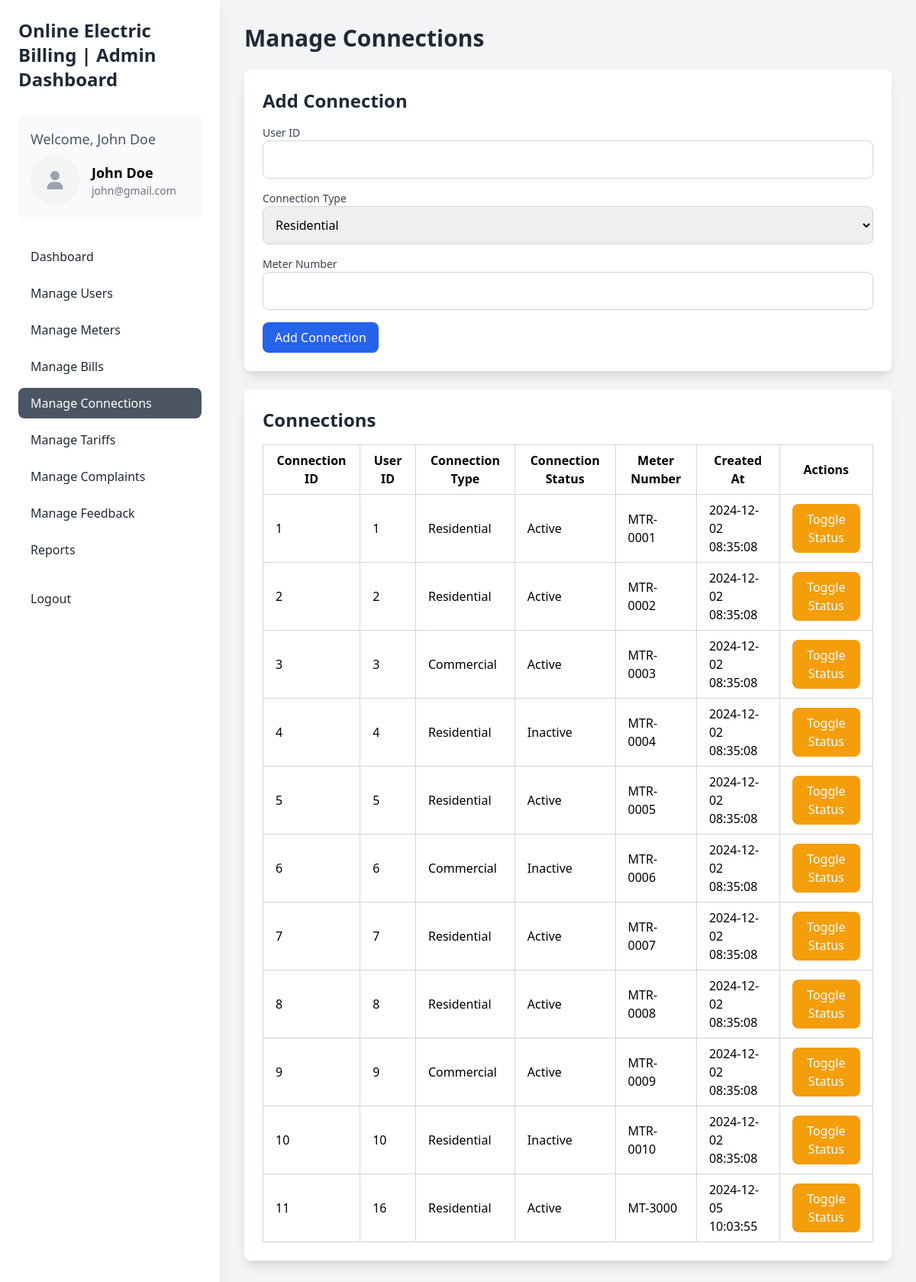
Page /admin/connections.php (signed in) on the committed database.
### tables this page shows
CREATE TABLE `connections` (
  `connection_id` int(11) NOT NULL,
  `user_id` int(11) NOT NULL,
  `connection_type` enum('Residential','Commercial') NOT NULL,
  `connection_status` enum('Active','Inactive') DEFAULT 'Active',
  `meter_number` varchar(50) NOT NULL,
  `created_at` timestamp NOT NULL DEFAULT current_timestamp()
);

### admin/connections.php (the view, shortened to what this page needs)
<?php
include '../database.php';
$connectionsQuery = "SELECT * FROM connections";
$connectionsResult = $conn->query($connectionsQuery);
?>
<!DOCTYPE html>
<html lang="en">
<head>
  <link href="https://cdn.jsdelivr.net/npm/tailwindcss@2.0.0/dist/tailwind.min.css" rel="stylesheet">
  <link rel="stylesheet" href="https://cdnjs.cloudflare.com/ajax/libs/font-awesome/6.7.1/css/all.min.css">
</head>
<body class="bg-gray-100">
  <div class="min-h-screen flex">
    <div class="bg-white text-black p-6 shadow-lg w-72 fixed h-full">
      <h2 class="text-2xl font-semibold text-gray-800 mb-8">Online Electric Billing | Admin Dashboard</h2>
      <div class="p-4 bg-gray-50 rounded-lg shadow-sm mb-8">
        <p class="text-lg text-gray-600 mb-2">Welcome, <?= htmlspecialchars($_SESSION['name']); ?></p>
        <div class="flex items-center space-x-4">
          <span class="w-16 h-16 rounded-full overflow-hidden bg-gray-100 flex items-center justify-center">
            <i class="fa-solid fa-user text-2xl text-gray-400"></i>
          </span>
          <div>
            <p class="font-semibold text-lg"><?= htmlspecialchars($_SESSION['name']); ?></p>
            <p class="text-sm text-gray-500"><?= htmlspecialchars($_SESSION['email']); ?></p>
          </div>
        </div>
      </div>
      <ul>
        <li><a href="admin.php" class="block px-4 py-2 mb-2 rounded-lg text-gray-800 hover:bg-gray-700 transition duration-200">Dashboard</a></li>
        <li><a href="users.php" class="block px-4 py-2 mb-2 rounded-lg text-gray-800 hover:bg-gray-200 transition duration-200">Manage Users</a></li>
        <li><a href="meters.php" class="block px-4 py-2 mb-2 rounded-lg text-gray-800 hover:bg-gray-200">Manage Meters</a></li>
        <li><a href="bills.php" class="block px-4 py-2 mb-2 rounded-lg text-gray-800 hover:bg-gray-200 transition duration-200">Manage Bills</a></li>
        <li><a href="connections.php" class="block px-4 py-2 mb-2 rounded-lg text-white bg-gray-600 hover:bg-gray-200">Manage Connections</a></li>
        <li><a href="tariffs.php" class="block px-4 py-2 mb-2 rounded-lg text-gray-800 hover:bg-gray-200 transition duration-200">Manage Tariffs</a></li>
        <li><a href="complaints.php" class="block px-4 py-2 mb-2 rounded-lg text-gray-800 hover:bg-gray-200 transition duration-200">Manage Complaints</a></li>
        <li><a href="feedback.php" class="block px-4 py-2 mb-2 rounded-lg text-gray-800 hover:bg-gray-200 transition duration-200">Manage Feedback</a></li>
        <li><a href="reports.php" class="block px-4 py-2 mb-2 rounded-lg text-gray-800 hover:bg-gray-200 transition duration-200">Reports</a></li>
        <li><a href="../logout.php" class="block px-4 py-2 mt-6 rounded-lg text-gray-800 hover:bg-gray-200 transition duration-200">Logout</a></li>
      </ul>
    </div>
    <div class="flex-1 p-8 pl-80">
      <h1 class="text-3xl font-semibold text-gray-800 mb-6">Manage Connections</h1>
      <div class="p-6 bg-white rounded-lg shadow-lg mb-6">
        <h2 class="text-2xl font-semibold text-gray-800 mb-4">Add Connection</h2>
        <form method="POST">
          <div class="mb-4">
            <label for="user_id" class="block text-sm font-medium text-gray-700">User ID</label>
            <input type="number" name="user_id" id="user_id" required class="p-3 border border-gray-300 rounded-lg w-full">
          </div>
          <div class="mb-4">
            <label for="connection_type" class="block text-sm font-medium text-gray-700">Connection Type</label>
            <select name="connection_type" id="connection_type" required class="p-3 border border-gray-300 rounded-lg w-full">
              <option value="Residential">Residential</option>
            </select>
          </div>
          <div class="mb-4">
            <label for="meter_number" class="block text-sm font-medium text-gray-700">Meter Number</label>
            <input type="text" name="meter_number" id="meter_number" required class="p-3 border border-gray-300 rounded-lg w-full">
          </div>
          <button type="submit" name="add_connection" class="py-2 px-4 bg-blue-600 text-white rounded-lg hover:bg-blue-700">Add Connection</button>
        </form>
      </div>
      <div class="p-6 bg-white rounded-lg shadow-lg">
        <h2 class="text-2xl font-semibold text-gray-800 mb-4">Connections</h2>
        <table class="min-w-full table-auto border-collapse border border-gray-300">
          <thead>
            <tr>
              <th class="border border-gray-300 px-4 py-2">Connection ID</th>
              <th class="border border-gray-300 px-4 py-2">User ID</th>
              <th class="border border-gray-300 px-4 py-2">Connection Type</th>
              <th class="border border-gray-300 px-4 py-2">Connection Status</th>
              <th class="border border-gray-300 px-4 py-2">Meter Number</th>
              <th class="border border-gray-300 px-4 py-2">Created At</th>
              <th class="border border-gray-300 px-4 py-2">Actions</th>
            </tr>
          </thead>
          <tbody>
            <?php while ($row = $connectionsResult->fetch_assoc()): ?>
              <tr>
                <td class="border border-gray-300 px-4 py-2"><?= htmlspecialchars($row['connection_id']); ?></td>
                <td class="border border-gray-300 px-4 py-2"><?= htmlspecialchars($row['user_id']); ?></td>
                <td class="border border-gray-300 px-4 py-2"><?= htmlspecialchars($row['connection_type']); ?></td>
                <td class="border border-gray-300 px-4 py-2"><?= htmlspecialchars($row['connection_status']); ?></td>
                <td class="border border-gray-300 px-4 py-2"><?= htmlspecialchars($row['meter_number']); ?></td>
                <td class="border border-gray-300 px-4 py-2"><?= htmlspecialchars($row['created_at']); ?></td>
                <td class="border border-gray-300 px-4 py-2">
                  <form method="POST">
                    <button type="submit" name="update_status" class="py-2 px-4 bg-yellow-500 text-white rounded-lg hover:bg-yellow-600">Toggle Status</button>
                  </form>
                </td>
              </tr>
            <?php endwhile; ?>
          </tbody>
        </table>
      </div>
    </div>
  </div>
</body>
</html>

### rows in the picture
connections: connection_id "1", user "1", connection_type "Residential", connection_status "Active", meter_number "MTR-0001", created_at "2024-12-02 08:35:08"
connections: connection_id "2", user "2", connection_type "Residential", connection_status "Active", meter_number "MTR-0002", created_at "2024-12-02 08:35:08"
connections: connection_id "3", user "3", connection_type "Commercial", connection_status "Active", meter_number "MTR-0003", created_at "2024-12-02 08:35:08"
connections: connection_id "4", user "4", connection_type "Residential", connection_status "Inactive", meter_number "MTR-0004", created_at "2024-12-02 08:35:08"
connections: connection_id "5", user "5", connection_type "Residential", connection_status "Active", meter_number "MTR-0005", created_at "2024-12-02 08:35:08"
connections: connection_id "6", user "6", connection_type "Commercial", connection_status "Inactive", meter_number "MTR-0006", created_at "2024-12-02 08:35:08"
connections: connection_id "7", user "7", connection_type "Residential", connection_status "Active", meter_number "MTR-0007", created_at "2024-12-02 08:35:08"
connections: connection_id "8", user "8", connection_type "Residential", connection_status "Active", meter_number "MTR-0008", created_at "2024-12-02 08:35:08"
connections: connection_id "9", user "9", connection_type "Commercial", connection_status "Active", meter_number "MTR-0009", created_at "2024-12-02 08:35:08"
connections: connection_id "10", user "10", connection_type "Residential", connection_status "Inactive", meter_number "MTR-0010", created_at "2024-12-02 08:35:08"
connections: connection_id "11", user "16", connection_type "Residential", connection_status "Active", meter_number "MT-3000", created_at "2024-12-05 10:03:55"

### other values in the picture
$_SESSION['name'] "John Doe"
$_SESSION['email'] "john@gmail.com"
